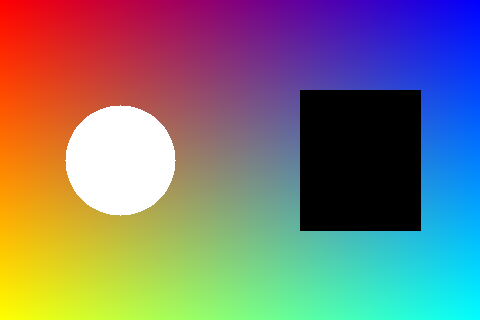
#> input picture 01_opencv_basic/outputs/01_read_gray_hist/demo_input.png, 480 x 320 px
$ python 02_bgr_channels.py --image outputs/01_read_gray_hist/demo_input.png
#> lines starting #> are read from the running program, lines starting #| are printed output that depends on the picture
# -*- coding: utf-8 -*-
"""
第二课：把彩色图拆成 B、G、R 三个通道。

运行方式：
    python 01_opencv_basic/02_bgr_channels.py

如果你手里有自己的图片，也可以这样运行：
    python 01_opencv_basic/02_bgr_channels.py --image path/to/your_image.jpg
"""

import argparse
from pathlib import Path

import cv2
import numpy as np


def create_demo_image(image_path):
    """创建一张练习用彩色图，方便观察 B、G、R 三个通道。"""
    height = 320
    width = 480

    # 生成横向变化的蓝色通道。
    x = np.linspace(0, 255, width, dtype=np.uint8)
    blue = np.tile(x, (height, 1))

    # 生成纵向变化的绿色通道。
    y = np.linspace(0, 255, height, dtype=np.uint8).reshape(height, 1)
    green = np.tile(y, (1, width))

    # 生成和蓝色相反的红色通道。
    red = 255 - blue

    # OpenCV 的彩色顺序是 BGR，所以这里按 blue、green、red 合并。
    image_bgr = cv2.merge([blue, green, red])

    cv2.circle(image_bgr, center=(120, 160), radius=55, color=(255, 255, 255), thickness=-1)
    cv2.rectangle(image_bgr, pt1=(300, 90), pt2=(420, 230), color=(0, 0, 0), thickness=-1)

    cv2.imwrite(str(image_path), image_bgr)
    return image_bgr


def load_or_create_image(input_path):
    """优先读取用户图片；没有图片时，使用第一课图片或自动生成练习图。"""
#> called with input_path = 'outputs/01_read_gray_hist/demo_input.png'
    if input_path:
        image_bgr = cv2.imread(str(input_path), cv2.IMREAD_COLOR)
#> image_bgr is the input picture: shape (320, 480, 3); mean B, G, R 117.6, 120.7, 124.8
        if image_bgr is None:
            raise FileNotFoundError("图片读取失败，请检查 --image 后面的路径。")
        return image_bgr, Path(input_path)

    script_dir = Path(__file__).resolve().parent
    first_lesson_image = script_dir / "outputs" / "01_read_gray_hist" / "original.png"
    if first_lesson_image.exists():
        image_bgr = cv2.imread(str(first_lesson_image), cv2.IMREAD_COLOR)
        return image_bgr, first_lesson_image

    output_dir = script_dir / "outputs" / "02_bgr_channels"
    output_dir.mkdir(parents=True, exist_ok=True)
    demo_path = output_dir / "demo_input.png"
    image_bgr = create_demo_image(demo_path)
    return image_bgr, demo_path


def main():
    """主流程：读取彩色图，拆开 B/G/R 通道，保存结果。"""
    parser = argparse.ArgumentParser(description="拆开彩色图的 B、G、R 三个通道。")
    parser.add_argument("--image", type=str, default="", help="输入图片路径；不填则使用练习图。")
    args = parser.parse_args()

    script_dir = Path(__file__).resolve().parent
    output_dir = script_dir / "outputs" / "02_bgr_channels"
    output_dir.mkdir(parents=True, exist_ok=True)

    image_bgr, source_path = load_or_create_image(args.image)

    # 彩色图的 shape 是 H、W、3，最后的 3 就是 B/G/R 三个通道。
    print("输入图片:", source_path)
#| 输入图片: outputs/01_read_gray_hist/demo_input.png
    print("彩色图 shape:", image_bgr.shape)
#| 彩色图 shape: (320, 480, 3)
    print("彩色图 dtype:", image_bgr.dtype)
#| 彩色图 dtype: uint8

    # cv2.split 会把一张 H x W x 3 的彩色图拆成三张 H x W 的灰度图。
    blue, green, red = cv2.split(image_bgr)
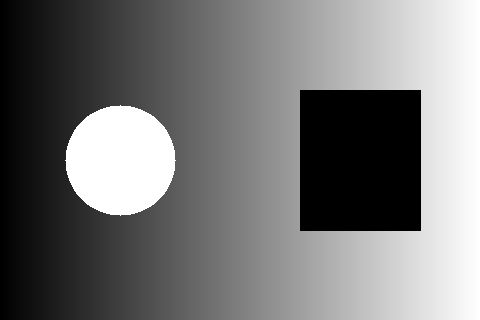
#> blue: shape (320, 480); min 0, max 255, mean 117.6
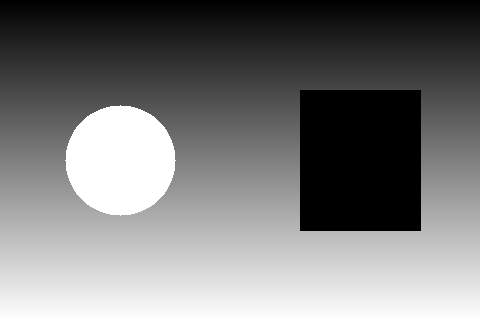
#> green: shape (320, 480); min 0, max 255, mean 120.7
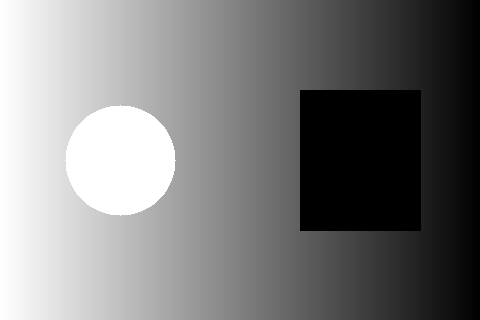
#> red: shape (320, 480); min 0, max 255, mean 124.8
    print("蓝色通道 shape:", blue.shape, "最小值:", blue.min(), "最大值:", blue.max())
#| 蓝色通道 shape: (320, 480) 最小值: 0 最大值: 255
    print("绿色通道 shape:", green.shape, "最小值:", green.min(), "最大值:", green.max())
#| 绿色通道 shape: (320, 480) 最小值: 0 最大值: 255
    print("红色通道 shape:", red.shape, "最小值:", red.min(), "最大值:", red.max())
#| 红色通道 shape: (320, 480) 最小值: 0 最大值: 255

    # 取一个像素看看：彩色图一个像素有 3 个数字。
    sample_y = image_bgr.shape[0] // 2
#> sample_y = 160
    sample_x = image_bgr.shape[1] // 2
#> sample_x = 240
    print("中间像素 BGR 值:", image_bgr[sample_y, sample_x])
#| 中间像素 BGR 值: [127 127 128]
    print("中间像素的蓝色值:", blue[sample_y, sample_x])
#| 中间像素的蓝色值: 127
    print("中间像素的绿色值:", green[sample_y, sample_x])
#| 中间像素的绿色值: 127
    print("中间像素的红色值:", red[sample_y, sample_x])
#| 中间像素的红色值: 128

    # 保存原图。
    cv2.imwrite(str(output_dir / "original.png"), image_bgr)

    # 保存三个通道的灰度显示图：白的地方表示这个通道数值大。
    cv2.imwrite(str(output_dir / "blue_channel_gray.png"), blue)
    cv2.imwrite(str(output_dir / "green_channel_gray.png"), green)
    cv2.imwrite(str(output_dir / "red_channel_gray.png"), red)

    # 为了直观看颜色，把另外两个通道清零，只保留一个颜色通道。
    zeros = np.zeros_like(blue)
    blue_only = cv2.merge([blue, zeros, zeros])
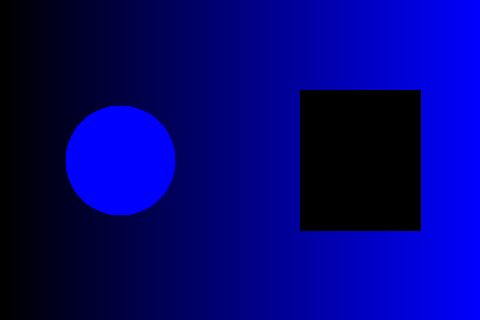
#> blue_only: shape (320, 480, 3); mean of channels 0, 1, 2 117.6, 0, 0; drawn as B, G, R
    green_only = cv2.merge([zeros, green, zeros])
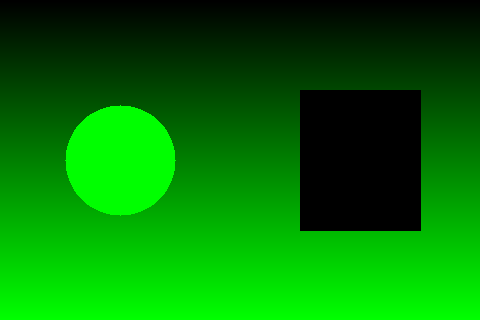
#> green_only: shape (320, 480, 3); mean of channels 0, 1, 2 0, 120.7, 0; drawn as B, G, R
    red_only = cv2.merge([zeros, zeros, red])
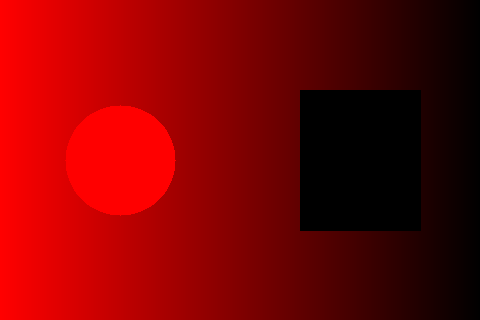
#> red_only: shape (320, 480, 3); mean of channels 0, 1, 2 0, 0, 124.8; drawn as B, G, R

    cv2.imwrite(str(output_dir / "blue_only.png"), blue_only)
    cv2.imwrite(str(output_dir / "green_only.png"), green_only)
    cv2.imwrite(str(output_dir / "red_only.png"), red_only)

    print("输出目录:", output_dir)
    print("已保存: original.png")
    print("已保存: blue_channel_gray.png, green_channel_gray.png, red_channel_gray.png")
    print("已保存: blue_only.png, green_only.png, red_only.png")


if __name__ == "__main__":
    main()
